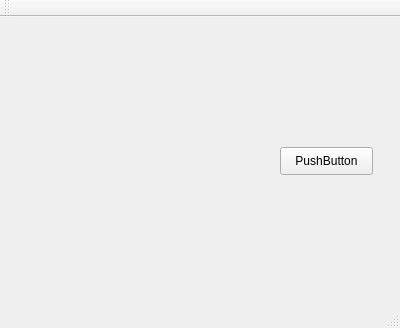
<?xml version="1.0" encoding="UTF-8"?>
<ui version="4.0">
 <class>MainWindow</class>
 <widget class="QMainWindow" name="MainWindow">
  <property name="geometry">
   <rect>
    <x>0</x>
    <y>0</y>
    <width>400</width>
    <height>328</height>
   </rect>
  </property>
  <property name="windowTitle">
   <string>MainWindow</string>
  </property>
  <widget class="QWidget" name="centralWidget">
   <widget class="QPushButton" name="pushButton">
    <property name="geometry">
     <rect>
      <x>280</x>
      <y>130</y>
      <width>93</width>
      <height>28</height>
     </rect>
    </property>
    <property name="text">
     <string>PushButton</string>
    </property>
   </widget>
  </widget>
  <widget class="QMenuBar" name="menuBar">
   <property name="geometry">
    <rect>
     <x>0</x>
     <y>0</y>
     <width>400</width>
     <height>26</height>
    </rect>
   </property>
  </widget>
  <widget class="QToolBar" name="mainToolBar">
   <attribute name="toolBarArea">
    <enum>TopToolBarArea</enum>
   </attribute>
   <attribute name="toolBarBreak">
    <bool>false</bool>
   </attribute>
  </widget>
  <widget class="QStatusBar" name="statusBar"/>
 </widget>
 <layoutdefault spacing="6" margin="11"/>
 <tabstops>
  <tabstop>pushButton</tabstop>
 </tabstops>
 <resources/>
 <connections/>
</ui>
